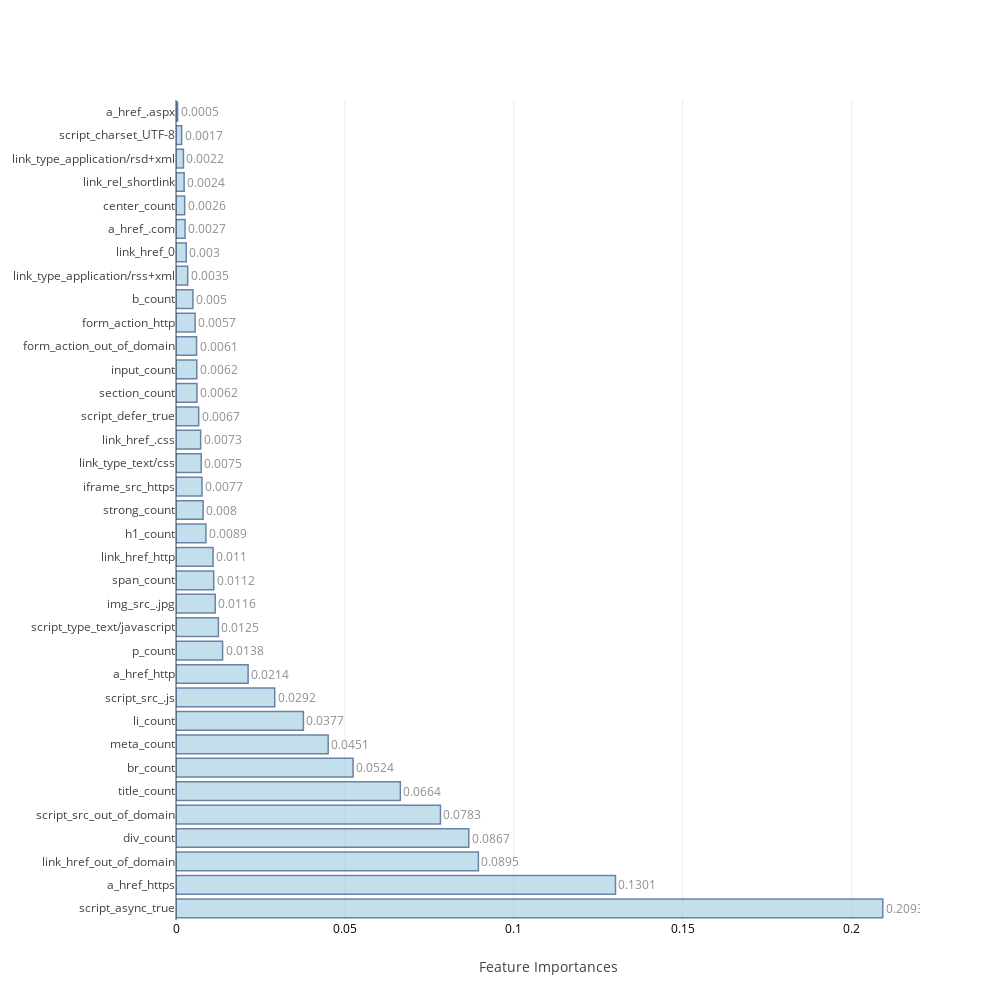
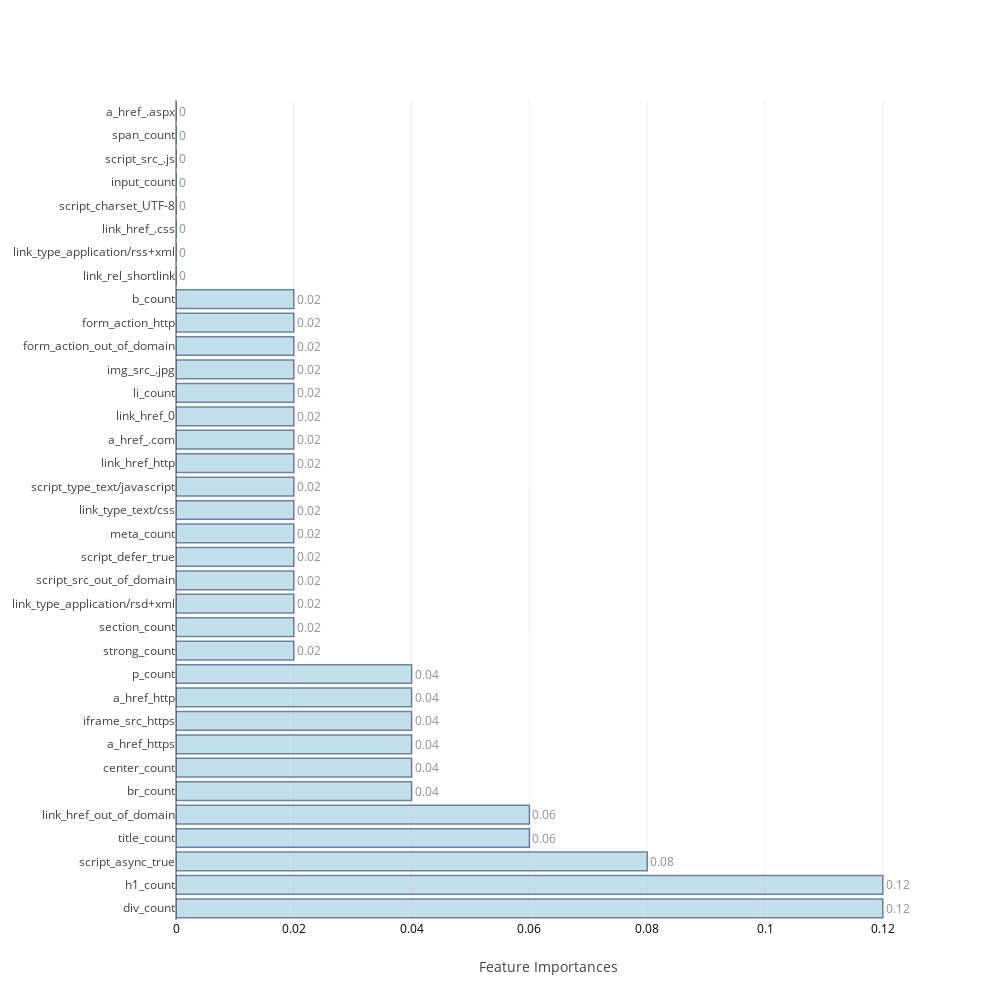

Notebook code cell kept with these figures, in order:
### Code cell
## Table to store training and test measures so we can compare later
table_80_80_train=pd.DataFrame(columns=['accuracy','TP','TN','FP','FN','FPR','FNR'])
table_80_80_test=pd.DataFrame(columns=['accuracy','TP','TN','FP','FN','FPR','FNR','auc','mcc'])

feat_imp=[None]*4
j=0
for i in range(0,8):
    if i>=2 and i<=5:
        model,cm_train,cm_test,acc_train,acc_test,roc_auc,feat_imp[j],mcc=f[i](X_train,Y_train,scaled_X_test,test_Y,columns)
        j=j+1
    else:
        model,cm_train,cm_test,acc_train,acc_test,roc_auc,mcc=f[i](X_train,Y_train,scaled_X_test,test_Y)
    table_80_80_train.loc[i]=   ([acc_train,cm_train.TP,cm_train.TN,cm_train.FP,cm_train.FN,cm_train.FPR,cm_train.FNR])
    table_80_80_test.loc[i] =   ([acc_test ,cm_test.TP, cm_test.TN, cm_test.FP, cm_test.FN, cm_test.FPR, cm_test.FNR,roc_auc,mcc])
    print("\n")

### Figure 1 — Plotly figure (JSON) as saved in the notebook; plotly's stock layout.template omitted (floating-point values rounded to 4 significant figures)
{"data": [{"marker": {"color": "rgb(158,202,225)", "line": {"color": "rgb(8,48,107)", "width": 1.5}}, "opacity": 0.6, "orientation": "h", "text": [0.2093, 0.1301, 0.0895, 0.0867, 0.0783, 0.0664, 0.0524, 0.0451, 0.0377, 0.0292, 0.0214, 0.0138, 0.0125, 0.0116, 0.0112, 0.011, 0.0089, 0.008, 0.0077, 0.0075, 0.0073, 0.0067, 0.0062, 0.0062, 0.0061, 0.0057, 0.005, 0.0035, 0.003, 0.0027, 0.0026, 0.0024, 0.0022, 0.0017, 0.0005], "textposition": "outside", "type": "bar", "uid": "ff6b5f06-fcad-4ec9-97da-0b49db6b0e66", "x": [0.2093, 0.1301, 0.08954, 0.08669, 0.07831, 0.06643, 0.05243, 0.04506, 0.03772, 0.02923, 0.02135, 0.0138, 0.01255, 0.01161, 0.01117, 0.01098, 0.008857, 0.008028, 0.0077, 0.007469, 0.007303, 0.006712, 0.006205, 0.006157, 0.006087, 0.005656, 0.005016, 0.003463, 0.003037, 0.002687, 0.002569, 0.002411, 0.002209, 0.001666, 0.000479], "y": ["script_async_true", "a_href_https", "link_href_out_of_domain", "div_count", "script_src_out_of_domain", "title_count", "br_count", "meta_count", "li_count", "script_src_.js", "a_href_http", "p_count", "script_type_text/javascript", "img_src_.jpg", "span_count", "link_href_http", "h1_count", "strong_count", "iframe_src_https", "link_type_text/css", "link_href_.css", "script_defer_true", "section_count", "input_count", "form_action_out_of_domain", "form_action_http", "b_count", "link_type_application/rss+xml", "link_href_0", "a_href_.com", "center_count", "link_rel_shortlink", "link_type_application/rsd+xml", "script_charset_UTF-8", "a_href_.aspx"]}], "layout": {"autosize": false, "height": 1000, "width": 1000, "xaxis": {"tickfont": {"color": "black", "size": 12}, "title": "Feature Importances"}, "yaxis": {"automargin": true}}}

### Figure 2 — Plotly figure (JSON) as saved in the notebook; plotly's stock layout.template omitted (floating-point values rounded to 4 significant figures)
{"data": [{"marker": {"color": "rgb(158,202,225)", "line": {"color": "rgb(8,48,107)", "width": 1.5}}, "opacity": 0.6, "orientation": "h", "text": [0.12, 0.12, 0.08, 0.06, 0.06, 0.04, 0.04, 0.04, 0.04, 0.04, 0.04, 0.02, 0.02, 0.02, 0.02, 0.02, 0.02, 0.02, 0.02, 0.02, 0.02, 0.02, 0.02, 0.02, 0.02, 0.02, 0.02, 0, 0, 0, 0, 0, 0, 0, 0], "textposition": "outside", "type": "bar", "uid": "6b789a6d-effc-49fa-817a-f0a28374fd86", "x": [0.12, 0.12, 0.08, 0.06, 0.06, 0.04, 0.04, 0.04, 0.04, 0.04, 0.04, 0.02, 0.02, 0.02, 0.02, 0.02, 0.02, 0.02, 0.02, 0.02, 0.02, 0.02, 0.02, 0.02, 0.02, 0.02, 0.02, 0, 0, 0, 0, 0, 0, 0, 0], "y": ["div_count", "h1_count", "script_async_true", "title_count", "link_href_out_of_domain", "br_count", "center_count", "a_href_https", "iframe_src_https", "a_href_http", "p_count", "strong_count", "section_count", "link_type_application/rsd+xml", "script_src_out_of_domain", "script_defer_true", "meta_count", "link_type_text/css", "script_type_text/javascript", "link_href_http", "a_href_.com", "link_href_0", "li_count", "img_src_.jpg", "form_action_out_of_domain", "form_action_http", "b_count", "link_rel_shortlink", "link_type_application/rss+xml", "link_href_.css", "script_charset_UTF-8", "input_count", "script_src_.js", "span_count", "a_href_.aspx"]}], "layout": {"autosize": false, "height": 1000, "width": 1000, "xaxis": {"tickfont": {"color": "black", "size": 12}, "title": "Feature Importances"}, "yaxis": {"automargin": true}}}
